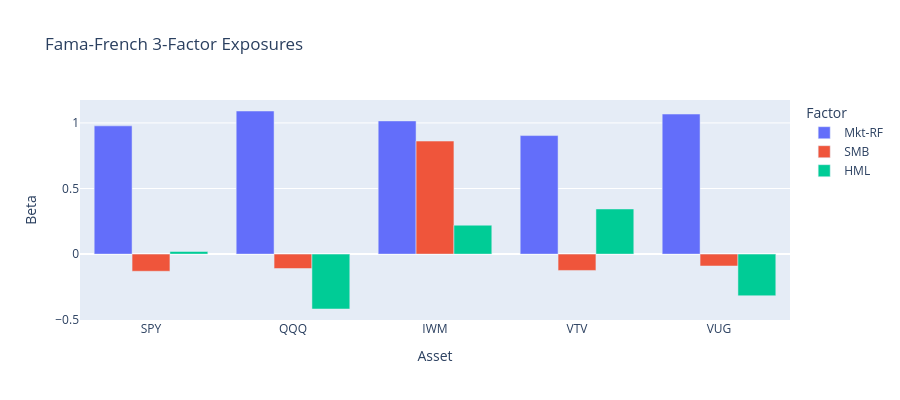

The notebook cell saved with this chart:
### Code cell
# Visualize factor exposures
factor_exposure_df = pd.DataFrame(
    {
        symbol: {"Mkt-RF": result["beta_mkt"], "SMB": result["beta_smb"], "HML": result["beta_hml"]}
        for symbol, result in ff3_results.items()
    }
).T

fig = px.bar(
    factor_exposure_df.reset_index().melt(id_vars="index"),
    x="index",
    y="value",
    color="variable",
    barmode="group",
    title="Fama-French 3-Factor Exposures",
    labels={"index": "Asset", "value": "Beta", "variable": "Factor"},
)
fig.update_layout(height=400)
fig.show()

### Figure 1 — Plotly figure (JSON) as saved in the notebook; plotly's stock layout.template omitted (floating-point values rounded to 4 significant figures)
{"data": [{"alignmentgroup": "True", "hovertemplate": "Factor=Mkt-RF<br>Asset=%{x}<br>Beta=%{y}<extra></extra>", "legendgroup": "Mkt-RF", "marker": {"color": "#636efa", "pattern": {"shape": ""}}, "name": "Mkt-RF", "offsetgroup": "Mkt-RF", "orientation": "v", "showlegend": true, "textposition": "auto", "type": "bar", "x": ["SPY", "QQQ", "IWM", "VTV", "VUG"], "xaxis": "x", "y": [0.9776, 1.091, 1.015, 0.9035, 1.067], "yaxis": "y"}, {"alignmentgroup": "True", "hovertemplate": "Factor=SMB<br>Asset=%{x}<br>Beta=%{y}<extra></extra>", "legendgroup": "SMB", "marker": {"color": "#EF553B", "pattern": {"shape": ""}}, "name": "SMB", "offsetgroup": "SMB", "orientation": "v", "showlegend": true, "textposition": "auto", "type": "bar", "x": ["SPY", "QQQ", "IWM", "VTV", "VUG"], "xaxis": "x", "y": [-0.1306, -0.1096, 0.8616, -0.1244, -0.09056], "yaxis": "y"}, {"alignmentgroup": "True", "hovertemplate": "Factor=HML<br>Asset=%{x}<br>Beta=%{y}<extra></extra>", "legendgroup": "HML", "marker": {"color": "#00cc96", "pattern": {"shape": ""}}, "name": "HML", "offsetgroup": "HML", "orientation": "v", "showlegend": true, "textposition": "auto", "type": "bar", "x": ["SPY", "QQQ", "IWM", "VTV", "VUG"], "xaxis": "x", "y": [0.02004, -0.4183, 0.2204, 0.3441, -0.3174], "yaxis": "y"}], "layout": {"barmode": "group", "height": 400, "legend": {"title": {"text": "Factor"}, "tracegroupgap": 0}, "title": {"text": "Fama-French 3-Factor Exposures"}, "xaxis": {"anchor": "y", "domain": [0.0, 1.0], "title": {"text": "Asset"}}, "yaxis": {"anchor": "x", "domain": [0.0, 1.0], "title": {"text": "Beta"}}}}
